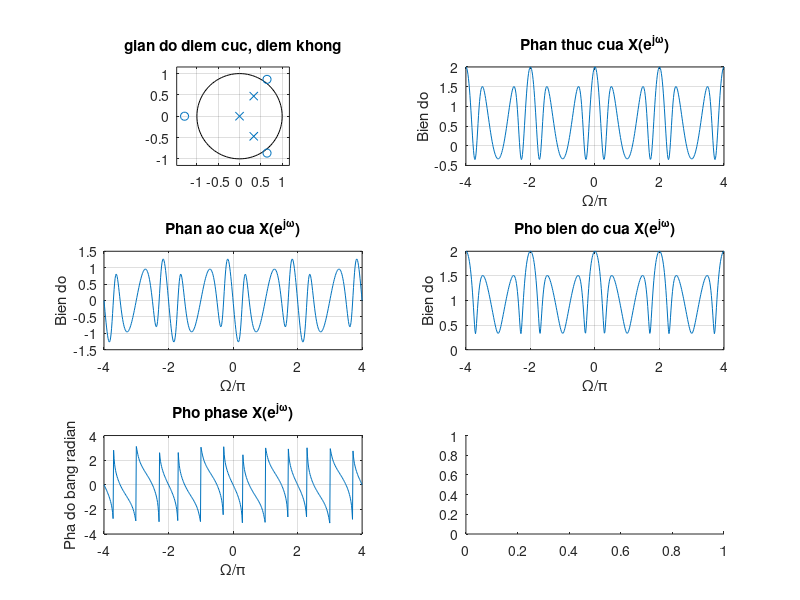

Source code (MATLAB): (Note: this script raises an error after producing the figure.)
b = [2 0 -1 3]; 
a = [3 -2 1];
w = -4*pi:8*pi/511:4*pi
h = freqz(b,a,w);
subplot(321);
zplane(b,a);grid on;
title('gian do diem cuc, diem khong');

subplot(322);
plot(w/pi,real(h));grid on;
title('Phan thuc cua X(e^{j\omega})')
xlabel('\Omega/\pi');
ylabel('Bien do');

subplot(323);
plot(w/pi,imag(h));grid on;
title('Phan ao cua X(e^{j\omega})')
xlabel('\Omega/\pi');
ylabel('Bien do');

subplot(324);
plot(w/pi,abs(h));grid on;
title('Pho bien do cua X(e^{j\omega})')
xlabel('\Omega/\pi');
ylabel('Bien do');

subplot(325);
plot(w/pi,angle(h));grid on;
title('Pho phase X(e^{j\omega})')
xlabel('\Omega/\pi');
ylabel('Pha do bang radian');

subplot(326);
nh=[-20:20]
h = impz(b,a,nh+1);
stem(nh,h); grid on;
xlabel('chi so thoi gian');ylabel('bien do');
title('dap ung xung don vi');

figure(2);
n=[-20:20];
u1=stepseq(-2,-20,20);
x=(2.^(n-1)).*u1;
subplot(3,1,1);stem(nh,x); 
title('Day dau vao'); xlabel('n'); ylabel('x(n)');
subplot(3,1,2);stem(nh,h); 
title('Dap ung xung'); xlabel('n'); ylabel('h(n)');
[y,ny] = conv_m(x,nh,h,nh);
subplot(3,1,3);stem(ny,y); 
title('Day dau ra'); xlabel('n');
ylabel('y(n)');